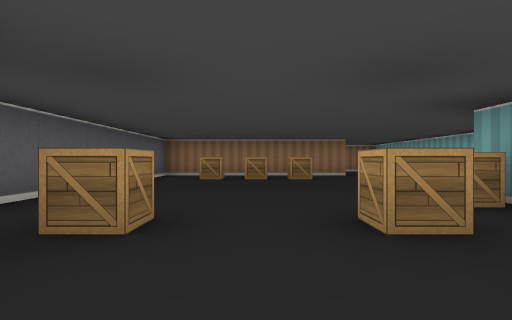
View 1 (above)

12 first-person views from a walk through a cub3D ray-caster map. The camera is about half as high as the walls, looks level and sees 80° across. The floor is counted in squares. Each view is taken from the middle of a square. On the plan, view 1 faces up. The plan holds only what a view shows up to about 9 squares ahead; the rest is blank.

View 2
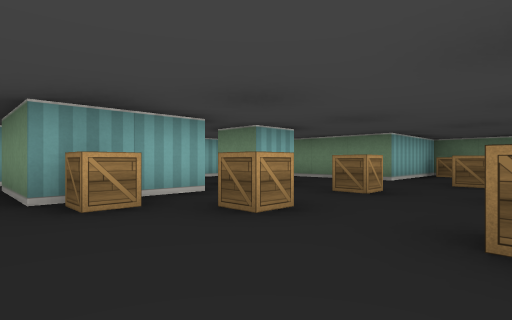

View 3
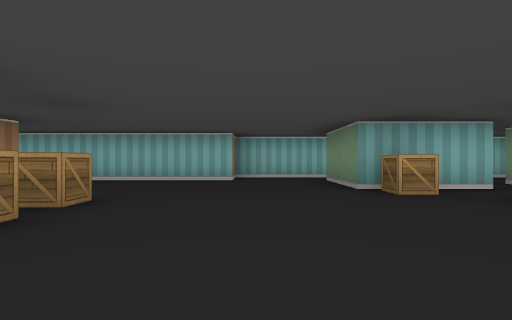

View 4
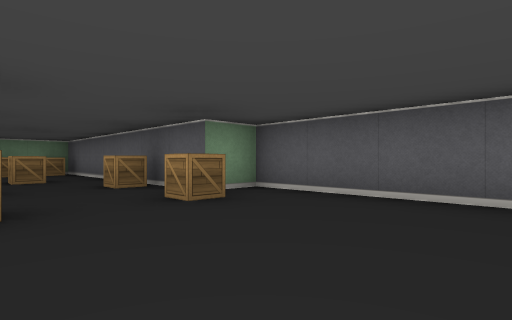

View 5
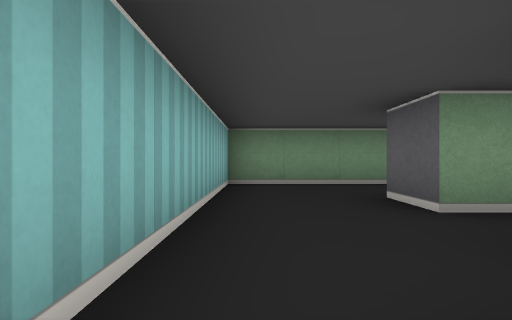

View 6
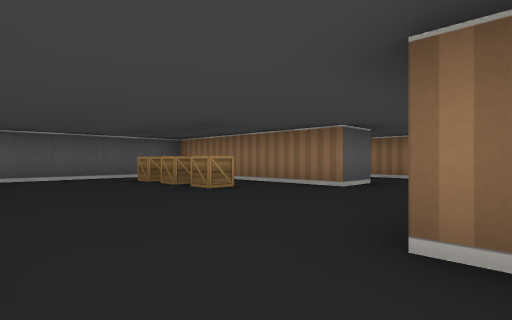

View 7
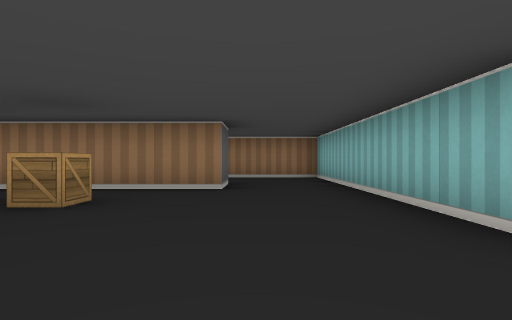

View 8
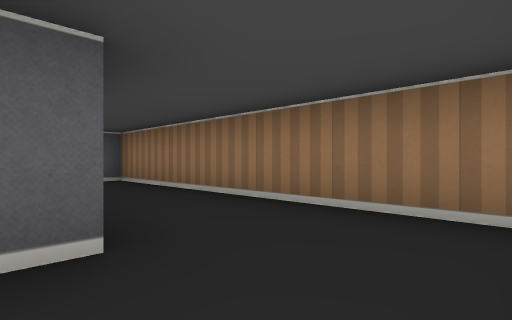

View 9
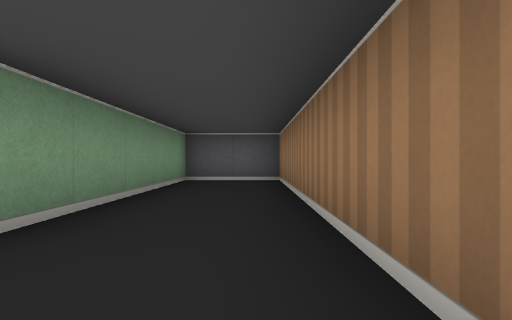

View 10
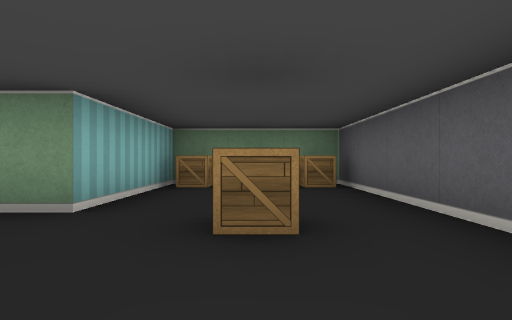

View 11
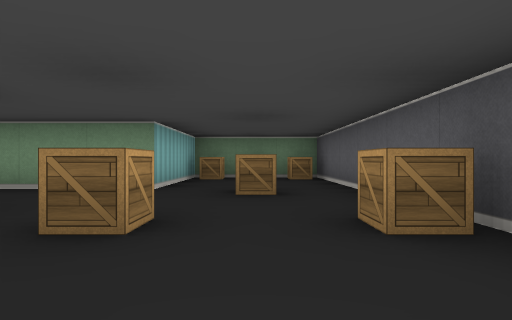

View 12
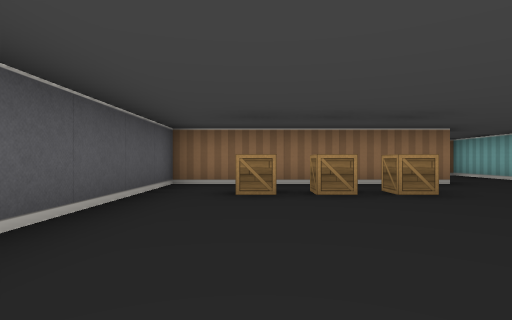

### Floor plan
Points are (right, up) in squares from view 1. A wall is a line through its corners. A room is listed if a view was taken in it or the views show most of it. See-through windows are left out.
Room 1 (views 1, 2, 3, 4, 5, 6, 7, 10, 11, 12)
walls: (2.5, 1.4) (2.5, 3.5) (4.5, 3.5); (2.5, -0.5) (2.5, 0.5) (3.5, 0.5) (3.5, -0.5); (2.5, 8.5) (-2.5, 8.5) (-2.5, 1.5) (-1.5, 1.5) (-1.5, -5.5) (1.5, -5.5) (1.5, -2.5) (5.5, -2.5) (5.5, 5.5) (4.5, 5.5) (4.5, 8.5)
ways out: opening at (3.5, 9) to room 2
objects: crate (-1, -5); crate (-1, 0); crate (-1, 2); crate (-1, 7); other object (0, -5); crate (0, -2); crate (0, 7); crate (1, -5); crate (1, 0); crate (1, 2); crate (1, 7); crate (2, 3)
Room 2 (views 8, 9)
walls: (2.5, 9.5) (2.5, 8.5); (4.5, 8.5) (4.5, 11.5) (-2.5, 11.5) (-2.5, 9.5) (2.2, 9.5)
ways out: opening at (3.5, 9) to room 1

Positions as (right, up) in squares from view 1, and headings:
1: (0, 0), facing up
2: (-1, 4), facing down-right
3: (-2, 5), facing right
4: (1, 5), facing down-left
5: (5, 3), facing down
6: (5, 4), facing up-left
7: (3, 4), facing up
8: (4, 9), facing up-left
9: (4, 11), facing left
10: (0, 0), facing down
11: (0, 2), facing down
12: (-1, 3), facing up
